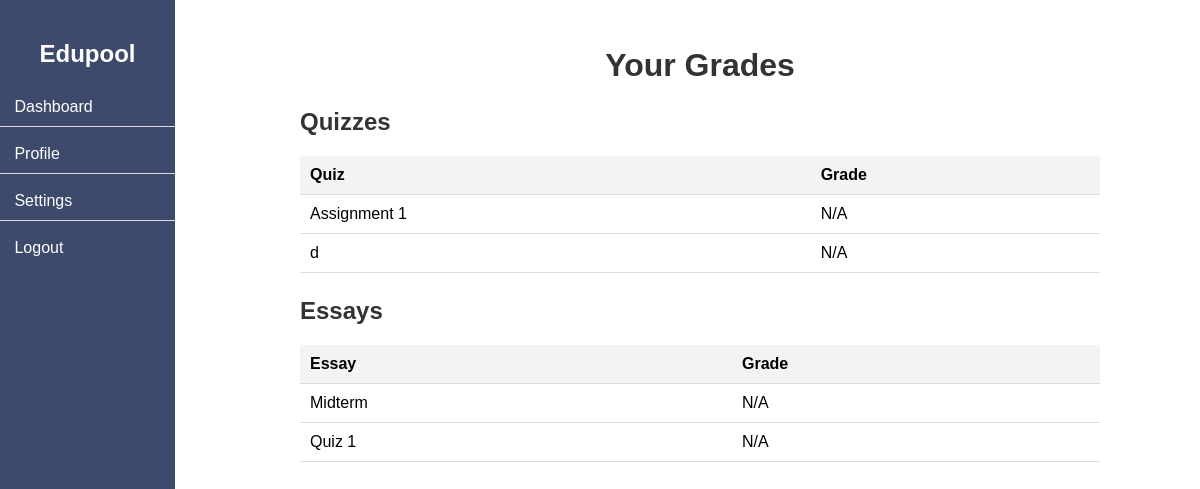
/course/1/view-grade (signed in), run on the app's committed database.
### website/models.py (models this page shows)
class Quiz(db.Model, UserMixin):
    __tablename__ = 'quizzes'
    id=db.Column(db.Integer, primary_key=True)
    quiz_name = db.Column(db.String(150))
    course_id = db.Column(db.Integer, db.ForeignKey('courses.id'))

class Essay(db.Model, UserMixin):
    __tablename__ = 'essays'
    id=db.Column(db.Integer, primary_key=True)
    essay_name = db.Column(db.String(150))
    course_id = db.Column(db.Integer, db.ForeignKey('courses.id'))

### website/views.py (the view)
@views.route('/course/<int:course_id>/view-grade',methods=['GET'])
def grade_page(course_id):
    quizzes = Quiz.query.filter_by(course_id=course_id).all()
    essays = Essay.query.filter_by(course_id=course_id).all()
    student_id = current_user.id
    quiz_grades = {}
    for quiz in quizzes:
        quiz_questions = QuizQuestion.query.filter_by(quiz_id=quiz.id).all()
        quiz_max_grade = sum(question.max_grade if question.max_grade is not None else 1 for question in quiz_questions)
        quiz_submissions = QuizSubmission.query.filter_by(quiz_id=quiz.id, student_id=student_id).all()
        if quiz_submissions and any(submission.given_grade is not None for submission in quiz_submissions):
            total_grade = sum(submission.given_grade for submission in quiz_submissions if submission.given_grade is not None)
            total_grade =str(round((total_grade / quiz_max_grade * 100), 2))+"%"
        else:
            total_grade = "N/A"
        quiz_grades[quiz.id] = total_grade
    student_id = current_user.id
    essay_grades = {}
    for essay in essays:
        essay_question = EssayQuestion.query.filter_by(essay_id=essay.id).first()
        essay_max_grade = essay_question.max_grade if essay_question.max_grade is not None else 100
        essay_submissions = EssaySubmission.query.filter_by(essay_id=essay.id, student_id=student_id).all()
        if essay_submissions and any(submission.given_grade is not None for submission in essay_submissions):
            total_grade = sum(submission.given_grade for submission in essay_submissions if submission.given_grade is not None)
            total_grade =str(round((total_grade / essay_max_grade * 100), 2))+"%"
        else:
            total_grade = "N/A"
        essay_grades[essay.id] = total_grade
    return render_template('viewGrade.html', course_id=course_id, quizzes=quizzes, essays=essays, quiz_grades=quiz_grades, essay_grades=essay_grades)

### website/__init__.py (called while the page is built)
def create_app():
    app = Flask(__name__)
    app.config['SECRET_KEY'] = 'gvfvsvf'
    app.config["SQLALCHEMY_DATABASE_URI"]= f"sqlite:///{DB_NAME}"
    db.init_app(app)
    from .views import views
    from .auth import auth
    app.register_blueprint(views, url_prefix='/')
    app.register_blueprint(auth, url_prefix='/')
    from .models import User
    create_database(app)
    login_manager = LoginManager()
    login_manager.login_view = 'auth.login'
    login_manager.init_app(app)
    @login_manager.user_loader
    def load_user(id):
        return User.query.get(int(id))
    return app

### website/templates/viewGrade.html (shortened to what this page needs)
<!DOCTYPE html>
<html lang="en">
<head>
    <link rel="stylesheet" href="{{ url_for('static', filename='css/viewGrade.css') }}">
</head>
<body>
    {% include 'sidebar.html' %}
    <div class="main-content">
        <h2>Your Grades</h2>
        <div class="container">
            <h3>Quizzes</h3>
            <table>
                <thead>
                    <tr>
                        <th>Quiz</th>
                        <th>Grade</th>
                    </tr>
                </thead>
                <tbody>
                    {% for quiz in quizzes %}
                    <tr>
                        <td>{{ quiz.quiz_name }}</td>
                        <td>{{ quiz_grades[quiz.id] }}</td>
                    </tr>
                    {% endfor %}
                </tbody>
            </table>
            <h3>Essays</h3>
            <table>
                <thead>
                    <tr>
                        <th>Essay</th>
                        <th>Grade</th>
                    </tr>
                </thead>
                <tbody>
                    {% for essay in essays %}
                    <tr>
                        <td>{{ essay.essay_name }}</td>
                        <td>{{ essay_grades[essay.id] }}</td>
                    </tr>
                    {% endfor %}
                </tbody>
            </table>
        </div>
    </div>
</body>
</html>

### website/static/css/viewGrade.css (style rules this page uses)
body { font-family: Arial, sans-serif; }
.container { max-width: 800px; margin: 20px auto; padding: 0 20px; }
table { width: 100%; border-collapse: collapse; margin-top: 20px; }
th, td { padding: 10px; border-bottom: 1px solid #f3f3f3; text-align: left; }
th { background-color: #f3f3f3; }

### website/templates/viewGrade.html (style rules this page uses)
body { font-family: Arial, sans-serif; margin: 0; padding: 0; display: flex; }
.main-content { flex-grow: 1; padding: 20px; }
h2 { font-size: 32px; color: #333; margin-bottom: 20px; text-align: center; }
.container { margin-top: 20px; }
h3 { font-size: 24px; color: #333; margin-bottom: 10px; }
table { width: 100%; border-collapse: collapse; margin-bottom: 20px; }
th, td { padding: 10px; text-align: left; border-bottom: 1px solid #ddd; }
th { background-color: #f3f3f3; }

### website/templates/sidebar.html (style rules this page uses)
.main-content { margin-left: 200px; padding: 20px; }

### data on the page
Quiz: quiz_name "Assignment 1", quiz_grades "N/A"
Quiz: quiz_name "d", quiz_grades "N/A"
Essay: essay_name "Midterm", essay_grades "N/A"
Essay: essay_name "Quiz 1", essay_grades "N/A"
